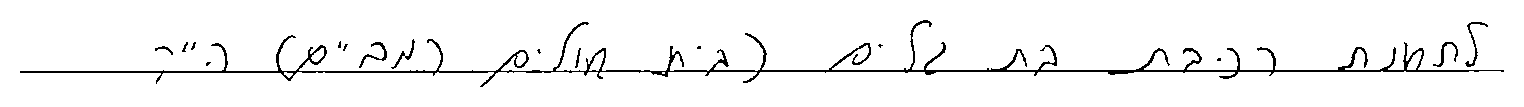
#> input picture Data_normalized/txt (1089).png, 1524 x 107 px; its folder holds only this picture in this run
$ jupyter execute --allow-errors extract_word_spacing.ipynb
#> lines starting #> are read from the running program, lines starting #| are printed output that depends on the picture; after the words box and inside, x2 and y2 are one past the last pixel; in counts of white or black regions, pixels touching at a corner belong together
[cell 1]
import cv2
import numpy as np
import pandas as pd
from pathlib import Path
from typing import Tuple, List
import argparse
from tqdm import tqdm
import os

[cell 2]
input_folder = r"C:/Users/ranor/Desktop/code/Data_normalized"
output_folder = r"C:/Users/ranor/Desktop/code/tables"

[cell 3]
def find_words_morphological(binary_img: np.ndarray) -> List[Tuple[int, int, int, int]]:
    """
    Find word bounding boxes using morphological operations.
    Returns list of (x, y, w, h) for each word.
    """
    # Invert (text should be white on black for morphology)
    inverted = 255 - binary_img

    # Estimate letter width first to adaptively size kernel
    letter_width = estimate_letter_width_from_image(binary_img)

    # Horizontal dilation to connect letters within words
    # Kernel width based on estimated letter width
    # Use ~0.7x letter width to connect letters but not words
    kernel_width = max(int(letter_width * 0.7), 5)
    kernel = cv2.getStructuringElement(cv2.MORPH_RECT, (kernel_width, 1))

    # Dilate horizontally
    dilated = cv2.dilate(inverted, kernel, iterations=1)

    # Find connected components
    num_labels, labels, stats, centroids = cv2.connectedComponentsWithStats(
        dilated, connectivity=8
    )

    words = []
    img_area = binary_img.shape[0] * binary_img.shape[1]

    # Skip label 0 (background)
    for i in range(1, num_labels):
        x = stats[i, cv2.CC_STAT_LEFT]
        y = stats[i, cv2.CC_STAT_TOP]
        w = stats[i, cv2.CC_STAT_WIDTH]
        h = stats[i, cv2.CC_STAT_HEIGHT]
        area = stats[i, cv2.CC_STAT_AREA]

        # Filter noise and too-large components
        if area < 20:  # Too small
            continue
        if area > img_area * 0.9:  # Too large
            continue
        if w < 5 or h < 3:  # Too thin
            continue

        words.append((x, y, w, h))

    # Sort by x position
    words.sort(key=lambda b: b[0])

    return words

[cell 4]
def estimate_letter_width_from_image(binary_img: np.ndarray) -> float:
    """
    Estimate typical letter width by analyzing the image directly.
    """
    # Find connected components (letters)
    inverted = 255 - binary_img
    num_labels, labels, stats, centroids = cv2.connectedComponentsWithStats(
        inverted, connectivity=8
    )

    widths = []
    for i in range(1, num_labels):
        w = stats[i, cv2.CC_STAT_WIDTH]
        h = stats[i, cv2.CC_STAT_HEIGHT]
        area = stats[i, cv2.CC_STAT_AREA]

        # Filter to get letter-sized components
        if 3 <= w <= 50 and 3 <= h <= 50 and 10 <= area <= 1000:
            widths.append(w)

    if len(widths) == 0:
        return 15.0

    # Use median of letter widths
    return np.median(widths)

[cell 5]
def measure_word_spacing(binary_img: np.ndarray) -> Tuple[float, dict]:
    """
    Measure word spacing using morphological word detection.

    Returns:
        Tuple of (spacing_value, debug_info)
    """
    # Ensure text is black (0) and background is white (255)
    if np.mean(binary_img) < 127:
        binary_img = 255 - binary_img

    # Find words using morphology
    words = find_words_morphological(binary_img)

    if len(words) == 0:
        return 0.5, {'note': 'No words found'}

    # Single word
    if len(words) == 1:
        return 0.5, {
            'note': 'Single word',
            'num_words': 1
        }

    # Calculate gaps between words
    gaps = []
    for i in range(len(words) - 1):
        x1, y1, w1, h1 = words[i]
        x2, y2, w2, h2 = words[i + 1]

        gap = x2 - (x1 + w1)
        gaps.append(gap)

    # Filter to positive gaps only
    positive_gaps = [g for g in gaps if g > 0]

    if len(positive_gaps) == 0:
        # Overlapping words - very cramped
        return 0.15, {
            'note': 'Overlapping words - very cramped',
            'num_words': len(words)
        }

    # Calculate average gap
    avg_gap = np.mean(positive_gaps)

    # Estimate letter width
    letter_width = estimate_letter_width_from_image(binary_img)

    # Calculate ratio
    ratio = avg_gap / letter_width if letter_width > 0 else 0.5

    # Map ratio to spacing
    # ratio ~ 0.2 -> spacing ~ 0.0-0.2 (cramped)
    # ratio ~ 1.0 -> spacing ~ 0.5 (normal)
    # ratio ~ 2.5+ -> spacing ~ 1.0 (wide)

    if ratio <= 0.2:
        spacing = ratio * 0.5  # 0-0.2 ratio -> 0-0.1 spacing
    elif ratio <= 1.0:
        spacing = 0.1 + (ratio - 0.2) * 0.4 / 0.8  # 0.2-1.0 ratio -> 0.1-0.5 spacing
    else:
        spacing = 0.5 + min((ratio - 1.0) / 1.5, 0.5)  # 1.0+ ratio -> 0.5-1.0 spacing

    spacing = np.clip(spacing, 0.0, 1.0)

    # Avoid exact endpoints for multi-word
    if spacing < 0.02:
        spacing = 0.01
    elif spacing > 0.98:
        spacing = 0.99

    debug_info = {
        'num_words': len(words),
        'num_gaps': len(gaps),
        'num_positive_gaps': len(positive_gaps),
        'avg_gap': round(avg_gap, 2) if len(positive_gaps) > 0 else 0,
        'letter_width': round(letter_width, 2),
        'ratio': round(ratio, 3)
    }

    return spacing, debug_info

[cell 6]
def extract_word_spacing(image_path: str) -> Tuple[float, dict]:
    """
    Extract word spacing feature from image.
    """
    img = cv2.imread(image_path, cv2.IMREAD_GRAYSCALE)

    if img is None:
        return 0.5, {'error': 'Failed to read image'}

    # Ensure binary
    if len(np.unique(img)) > 2:
        _, img = cv2.threshold(img, 127, 255, cv2.THRESH_BINARY)

    spacing, debug = measure_word_spacing(img)

    return spacing, debug

[cell 7]
def process_directory(input_dir: str, output_file: str) -> pd.DataFrame:
    """
    Process all images in directory and create Excel file.
    """
    # Get all images
    image_files = []
    for ext in ['.png', '.jpg', '.jpeg', '.tif', '.tiff']:
        image_files.extend(Path(input_dir).glob(f'*{ext}'))
        image_files.extend(Path(input_dir).glob(f'*{ext.upper()}'))

    image_files = sorted(set(image_files))
    total = len(image_files)

    print(f"Found {total} images")
    print(f"Output: {output_file}")
    print("-" * 60)

    results = []

    for idx, img_path in enumerate(tqdm(image_files, desc="Processing"), 1):
        spacing, debug = extract_word_spacing(str(img_path))
#> in extract_word_spacing, `img = cv2.imread(image_path, cv2.IMREAD_GRAYSCALE)`: img: shape (107, 1524); 95.8% white; black in thin lines or dots, all inside (x1, y1, x2, y2) = (20, 20, 1504, 87)
#> in estimate_letter_width_from_image, `num_labels, labels, stats, centroids = cv2.connectedComponentsWithStat..`:
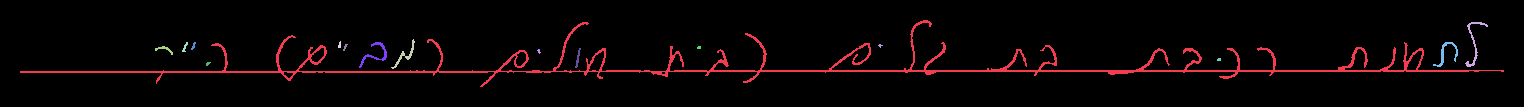
#> labels: shape (107, 1524) int32; 17 distinct labels, from 0 to 16; one colour per label, 0 black
#> in estimate_letter_width_from_image, `num_labels, labels, stats, centroids = cv2.connectedComponentsWithStat..`: num_labels = 17; stats = 17 rows, first 6: [0, 0, 1524, 107, 156290], [20, 20, 1484, 67, 5993], [1465, 22, 23, 45, 158], [391, 39, 24, 30, 113], [338, 41, 3, 7, 16], [182, 42, 6, 10, 26]; centroids = 17 rows, first 8: [759.9, 52.6], [798.8, 63.83], [1473.5, 42.49], [404.8, 54.79], [339.2, 44.56], [184.6, 46.88], [193.1, 45.6], [375, 53.35]
#> the loop in estimate_letter_width_from_image, `for i in range(1, num_labels):` made 16 passes
#> (w, h, area) on passes 1, 2, 3, 5, 6, 7, 8, 11, 14: (1484, 67, 5993), (23, 45, 158), (24, 30, 113), (6, 10, 26), (5, 8, 20), (28, 26, 148), (25, 25, 138), (18, 9, 49), (6, 20, 45)
#> after the loop in estimate_letter_width_from_image, `for i in range(1, num_labels):`: widths = [23, 24, 3, 6, 5, 28, 25, 5, 5, 18, 4, 4, 6, 4, 5]
#> in find_words_morphological, `letter_width = estimate_letter_width_from_image(binary_img)`: letter_width = 5
#> in find_words_morphological, `kernel = cv2.getStructuringElement(cv2.MORPH_RECT, (kernel_width, 1))`: kernel = [[1, 1, 1, 1, 1]]
#> in find_words_morphological, `dilated = cv2.dilate(inverted, kernel, iterations=1)`:
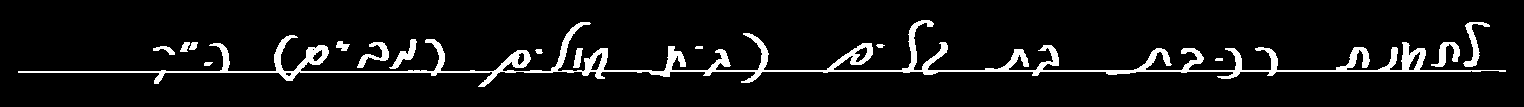
#> dilated: shape (107, 1524); 7.1% white; 15 white regions, largest, box (x1, y1, x2, y2) and area: (18, 20, 1506, 87) 9852, (1463, 22, 1490, 67) 361, (1431, 42, 1460, 67) 313
#> in find_words_morphological, `num_labels, labels, stats, centroids = cv2.connectedComponentsWithStat..`:
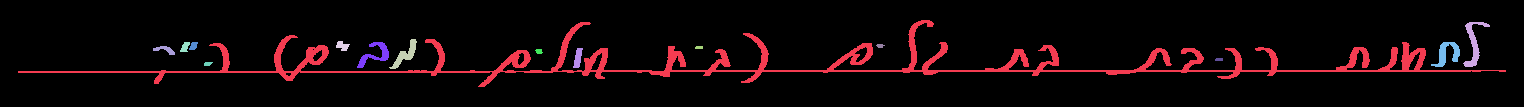
#> labels: shape (107, 1524) int32; 16 distinct labels, from 0 to 15; one colour per label, 0 black
#> in find_words_morphological, `num_labels, labels, stats, centroids = cv2.connectedComponentsWithStat..`: num_labels = 16; stats = 16 rows, first 6: [0, 0, 1524, 107, 151426], [18, 20, 1488, 67, 9852], [1463, 22, 27, 45, 361], [389, 39, 28, 30, 267], [336, 41, 14, 10, 86], [180, 42, 10, 10, 66]; centroids = 16 rows, first 8: [758.3, 52.47], [804.1, 61.53], [1473.3, 43.25], [405.1, 54.22], [342, 45.53], [184.7, 46.65], [193.1, 45.54], [374.6, 53.99]
#> the loop in find_words_morphological, `for i in range(1, num_labels):` made 15 passes
#> (x, y, w, h, area) on passes 1 to 12: (18, 20, 1488, 67, 9852), (1463, 22, 27, 45, 361), (389, 39, 28, 30, 267), (336, 41, 14, 10, 86), (180, 42, 10, 10, 66), (189, 42, 9, 8, 52), (357, 42, 32, 26, 295), (1431, 42, 29, 25, 313), (876, 44, 9, 4, 26), (153, 46, 22, 9, 93), (695, 46, 8, 3, 23), (535, 49, 8, 5, 31)
#> after the loop in find_words_morphological, `for i in range(1, num_labels):`: words = 15 items, first 6: (18, 20, 1488, 67), (1463, 22, 27, 45), (389, 39, 28, 30), (336, 41, 14, 10), (180, 42, 10, 10), (189, 42, 9, 8)
#> in measure_word_spacing, `words = find_words_morphological(binary_img)`: words = 15 items, first 6: (18, 20, 1488, 67), (153, 46, 22, 9), (180, 42, 10, 10), (189, 42, 9, 8), (204, 62, 9, 4), (336, 41, 14, 10)
#> the loop in measure_word_spacing, `for i in range(len(words) - 1):` made 14 passes
#> (x1, y1, w1, h1, x2, y2, w2, h2) on passes 1 to 12: (18, 20, 1488, 67, 153, 46, 22, 9), (153, 46, 22, 9, 180, 42, 10, 10), (180, 42, 10, 10, 189, 42, 9, 8), (189, 42, 9, 8, 204, 62, 9, 4), (204, 62, 9, 4, 336, 41, 14, 10), (336, 41, 14, 10, 357, 42, 32, 26), (357, 42, 32, 26, 389, 39, 28, 30), (389, 39, 28, 30, 535, 49, 8, 5), (535, 49, 8, 5, 573, 48, 10, 20), (573, 48, 10, 20, 695, 46, 8, 3), (695, 46, 8, 3, 876, 44, 9, 4), (876, 44, 9, 4, 1215, 58, 8, 3)
#> after the loop in measure_word_spacing, `for i in range(len(words) - 1):`: gaps = [-1353, 5, -1, 6, 123, 7, 0, 118, 30, 112, 173, 330, 208, 3]
#> in measure_word_spacing, `positive_gaps = [g for g in gaps if g > 0]`: positive_gaps = [5, 6, 123, 7, 118, 30, 112, 173, 330, 208, 3]
#> in measure_word_spacing, `avg_gap = np.mean(positive_gaps)`: avg_gap = 101.4
#> the loop in estimate_letter_width_from_image (call 2), `for i in range(1, num_labels):` made 16 passes
#> in measure_word_spacing, `letter_width = estimate_letter_width_from_image(binary_img)`: letter_width = 5
#> in measure_word_spacing, `ratio = avg_gap / letter_width if letter_width > 0 else 0.5`: ratio = 20.27
#> in measure_word_spacing, `spacing = 0.5 + min((ratio - 1.0) / 1.5, 0.5)`: spacing = 1
#> in measure_word_spacing, `debug_info = { 'num_words': len(words), 'num_gaps': len(gaps), 'num_po..`: debug_info = {'num_words': 15, 'num_gaps': 14, 'num_positive_gaps': 11, 'avg_gap': 101.4, 'letter_width': 5, 'ratio': 20.27}
#> in extract_word_spacing, `spacing, debug = measure_word_spacing(img)`: spacing = 0.99; debug has the same summary as debug_info in measure_word_spacing
#> spacing = 0.99; debug has the same summary as debug_info in measure_word_spacing

        results.append({
            'Image Number': idx,
            'File Name': img_path.name,
            'Word_Spacing': round(spacing, 3)
        })

    df = pd.DataFrame(results)
#> df = table of 1 rows and 3 columns
    df.to_excel(output_file, index=False, engine='openpyxl')

    # Add formula to Image Number column
    from openpyxl import load_workbook
    wb = load_workbook(output_file)
    ws = wb.active

    # Replace Image Number values with formula (starting from row 2)
    for row_num in range(2, len(results) + 2):
        ws[f'A{row_num}'] = f'=VALUE(MID(B{row_num}, FIND("(",B{row_num})+1, FIND(")",B{row_num})-FIND("(",B{row_num})-1))'

    wb.save(output_file)

    print("-" * 60)
    print("Complete!")
    print(f"\nStatistics:")
    print(f"  Mean: {df['Word_Spacing'].mean():.3f}")
    print(f"  Median: {df['Word_Spacing'].median():.3f}")
    print(f"  Std Dev: {df['Word_Spacing'].std():.3f}")
    print(f"  Min: {df['Word_Spacing'].min():.3f}")
    print(f"  Max: {df['Word_Spacing'].max():.3f}")

    # Show distribution
    spacing_05 = len(df[df['Word_Spacing'] == 0.5])
    print(f"  Images with spacing = 0.5 (single word): {spacing_05} ({spacing_05/total*100:.1f}%)")

    return df
